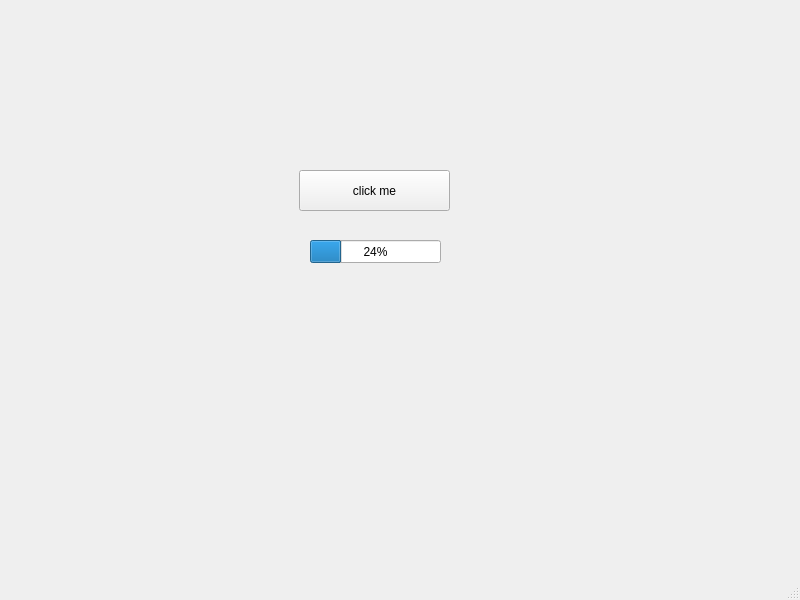
<?xml version="1.0" encoding="UTF-8"?>
<ui version="4.0">
 <class>MainWindow</class>
 <widget class="QMainWindow" name="MainWindow">
  <property name="geometry">
   <rect>
    <x>0</x>
    <y>0</y>
    <width>800</width>
    <height>600</height>
   </rect>
  </property>
  <property name="windowTitle">
   <string>MainWindow</string>
  </property>
  <widget class="QWidget" name="centralwidget">
   <widget class="QPushButton" name="pushButton">
    <property name="geometry">
     <rect>
      <x>299</x>
      <y>170</y>
      <width>151</width>
      <height>41</height>
     </rect>
    </property>
    <property name="text">
     <string>click me</string>
    </property>
   </widget>
   <widget class="QLabel" name="labelClickCount">
    <property name="geometry">
     <rect>
      <x>290</x>
      <y>110</y>
      <width>191</width>
      <height>41</height>
     </rect>
    </property>
    <property name="text">
     <string/>
    </property>
   </widget>
   <widget class="QProgressBar" name="progressBar">
    <property name="geometry">
     <rect>
      <x>310</x>
      <y>240</y>
      <width>131</width>
      <height>23</height>
     </rect>
    </property>
    <property name="value">
     <number>24</number>
    </property>
   </widget>
  </widget>
  <widget class="QMenuBar" name="menubar">
   <property name="geometry">
    <rect>
     <x>0</x>
     <y>0</y>
     <width>800</width>
     <height>21</height>
    </rect>
   </property>
  </widget>
  <widget class="QStatusBar" name="statusbar"/>
 </widget>
 <resources/>
 <connections/>
</ui>
